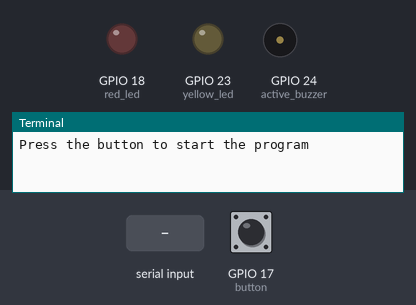
Simulated run of this program. Board: Raspberry Pi (BCM pin numbers). On the bench: output pins drawn as LEDs (lit = HIGH), buzzer (waves = sounding, pin HIGH), the last lines printed to the terminal. Dashed ring = blinking. Inputs (shaded band) come from the test bench; at power-on: GPIO 17 (button) HIGH. Random numbers come from a fixed seed.

Above: at 1.2 s.
1.3 s: GPIO 17 (button) pulled LOW for 0.15 s
2.9 s: "1" typed at the terminal, then Enter
At 3.15 s:
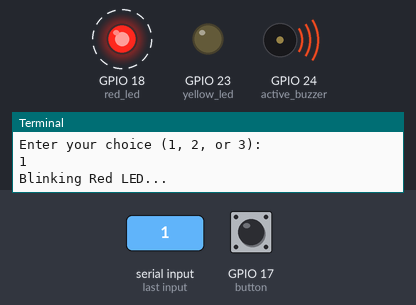
5.9 s: "2" typed at the terminal, then Enter
At 7.2 s:
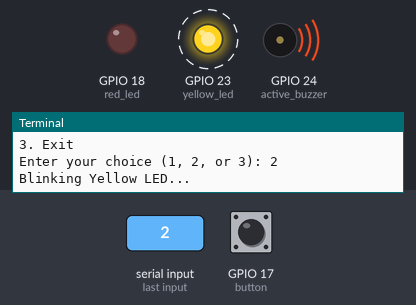
Timing chart, 0 to 16.4 s (numbered marks = the images above; inputs shaded):
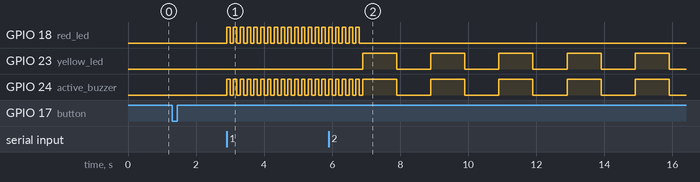

The program:

red_or_yellow.py
```python
from gpiozero import LED, Buzzer, Button
from time import sleep

# Set up GPIO pins as LEDsButton
red_led = LED(18)  # Pin 18 for red
yellow_led = LED(23)  # Pin 23 for yellow
active_buzzer = Buzzer(24) #Pin 24 for buzzer
button = Button(17) # Pin 17 for button

def menu():
    print("--- LED Control Menu ---")
    print("1. Blink Red LED")
    print("2. Blink Yellow LED")
    print("3. Exit")
    choice = input("Enter your choice (1, 2, or 3): ")
    return choice

def control_led_and_buzzer():
    while True:
        choice = menu()  # Show the menu and get the user's choice

        if choice == '1':
            print("Blinking Red LED...")
            # Blink Red LED X times

            for i in range(20):
                red_led.on()  # Turn on red LED
                active_buzzer.on()
                sleep(0.1)      # Wait for x second


                red_led.off()  # Turn off red LED
                active_buzzer.off()
                sleep(0.1)      # Wait for x second

        elif choice == '2':
            print("Blinking Yellow LED...")
            # Blink Yellow LED Xtimes

            for i in range(5):
                yellow_led.on()  # Turn on yellow LED
                active_buzzer.on()
                sleep(1)         # Wait for x second

                yellow_led.off()  # Turn off yellow LED
                active_buzzer.off()
                sleep(1)         # Wait for x second

        elif choice == '3':
            print("Exiting program.")
            break  # Exit the loop and end the program

        else:
            print("Invalid choice, please try again.")


def button_press():
    print("Press the button to start the program")
    button.wait_for_press()
    print("Button pressed, starting the program")
    control_led_and_buzzer()

# Run the program
button_press()


"""
import RPi.GPIO as gpio
import time

# Set up GPIO mode and pins
gpio.setmode(gpio.BCM)
gpio.setup(18, gpio.OUT)
gpio.setup(23, gpio.OUT)

# Get user input
color = input("SCRIE ROSU SAU GALBEN: ").upper()  # Convert to uppercase for case-insensitivity

# Control the GPIO based on user input
if color == "ROSU":
    gpio.output(18, gpio.HIGH)  # Set pin 18 high
    time.sleep(3)
    gpio.output(18, gpio.LOW)   # Set pin 18 low to turn off after 3 seconds

elif color == "GALBEN":
    gpio.output(23, gpio.HIGH)  # Set pin 23 high
    time.sleep(3)
    gpio.output(23, gpio.LOW)   # Set pin 23 low to turn off after 3 seconds

# Clean up GPIO settings
gpio.cleanup()
"""
```

Measured:
- after the input at 2.9 s, GPIO 18 (red_led), GPIO 24 (active_buzzer): alternates HIGH for 0.10 s and LOW for 0.10 s, starting at once
- after the input at 5.9 s, GPIO 23 (yellow_led): alternates HIGH for 1.0 s and LOW for 1.0 s, starting after 1.0 s
